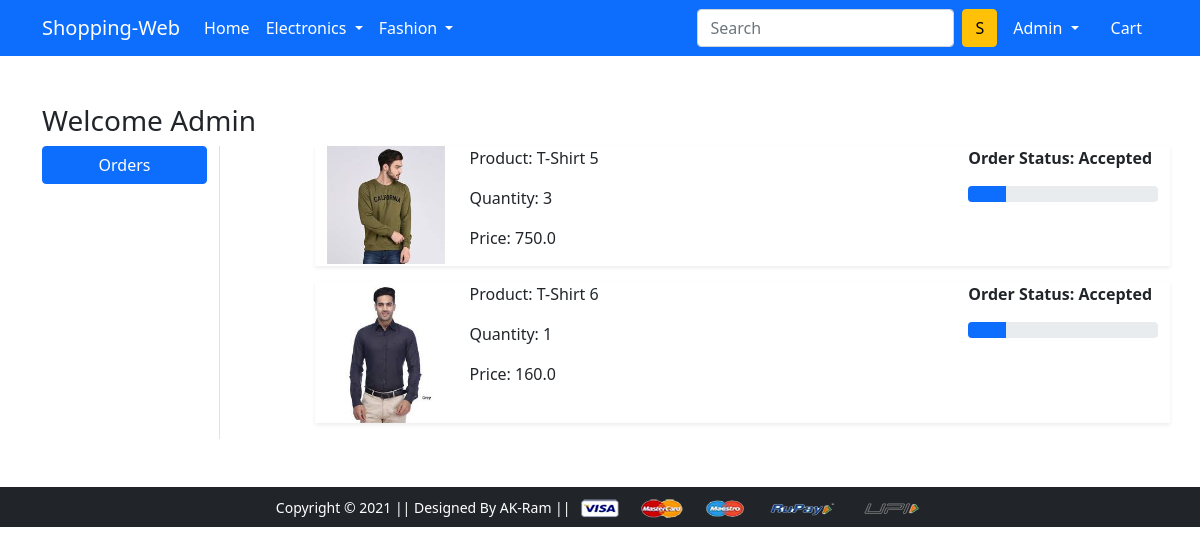
Screenshot of /orders/ (signed in) with the database file from the repository.
### app/models.py (models this page shows, shortened)
class OrderPlaced(models.Model):
	user = models.ForeignKey(User, on_delete=models.CASCADE)
	customer = models.ForeignKey(Customer, on_delete=models.CASCADE)
	product = models.ForeignKey(Product, on_delete=models.CASCADE)
	quantity = models.PositiveIntegerField(default=1)
	ordered_date = models.DateTimeField(auto_now_add=True)
	status = models.CharField(max_length=50, choices=STATUS_CHOICES,default='Pending')
	@property
	def total_cost(self):
		return self.quantity * self.product.discounted_price

class Product(models.Model):
	title = models.CharField(max_length=100)
	selling_price = models.FloatField()
	discounted_price = models.FloatField()
	description = models.TextField()
	brand = models.CharField(max_length=100)
	category = models.CharField(choices=CATEGORY_CHOICES, max_length=2)
	product_image = models.ImageField(upload_to='producting')

### app/views.py (the view)
# urls.py: path('orders/', views.orders, name='orders'),#
@login_required
def orders(request):
	op = OrderPlaced.objects.filter(user=request.user)
	return render(request, 'app/orders.html', {'order_placed':op})

### app/templates/app/orders.html (shortened to what this page needs)
{% extends 'app/base.html' %}
{% load static %}
{% block main-content %}
<div class="container my-5">
 <div class="row">
 <h3>Welcome <span class="text-capitalize">{{request.user}}</span></h3>
  <div class="col-sm-2 border-end">
   <ul class="list-unstyled">
    <li class="d-grid"><a href="{% url 'orders' %}" class="btn btn-primary">Orders</a></li>
   </ul>
  </div>
  <div class="col-sm-9 offset-sm-1">
    {% for op in order_placed %}
    <div class="row shadow-sm mb-3">
      <div class="col-sm-2">
        <img src="{{op.product.product_image.url}}" class="img-fluid" height="150" width="150">
      </div>
      <div class="col-sm-7">
        <p>Product: {{op.product.title}}</p>
        <p>Quantity: {{op.quantity}}</p>
        <p>Price: {{op.total_cost}}</p>
      </div>
      <div class="col-sm-3 fw-bold">
        <p>Order Status: {{op.status}}</p>
        {% if op.status == 'Accepted' %}
        <div class="progress">
          <div class="progress-bar" role="progressbar" style="width: 20%" aria-valuenow="20" aria-valuemin="0" aria-valuemax="100"></div>
        </div>
        {% endif %}
      </div>
    </div>
    {% endfor %}
  </div>
 </div>
</div>
{% endblock main-content %}

### app/templates/app/base.html (shortened to what this page needs)
<!doctype html>
{% load static %}
<html lang="en">
  <head>
    <link href="{% static 'app/css/bootstrap.min.css' %}" rel="stylesheet">
    <link rel="stylesheet" href="{% static 'app/css/owl.carousel.min.css' %}">
    <link rel="stylesheet" href="{% static 'app/css/all.min.css' %}">
    <link rel="stylesheet" href="{% static 'app/css/style.css' %}">
  </head>
  <body>
    <nav class="navbar navbar-expand-lg navbar-dark bg-primary">
     <div class="container">
       <a class="navbar-brand" href="/">Shopping-Web</a>
       <div class="collapse navbar-collapse" id="navbarSupportedContent">
         <ul class="navbar-nav me-auto mb-2 mb-lg-0">
           <li class="nav-item">
             <a class="nav-link active" aria-current="page" href="/">Home</a>
           </li>
           <li class="nav-item dropdown">
             <a class="nav-link dropdown-toggle text-white" href="#" id="electronicsDropdown" role="button" data-bs-toggle="dropdown" aria-expanded="false">
               Electronics
             </a>
           </li>
           <li class="nav-item dropdown">
             <a class="nav-link dropdown-toggle text-white" href="#" id="fashionDropdown" role="button" data-bs-toggle="dropdown" aria-expanded="false">
               Fashion
             </a>
           </li>
         </ul>
         <form class="d-flex">
           <input class="form-control me-2" type="search" placeholder="Search" aria-label="Search">
           <button class="btn btn-warning" type="submit">S</button>
         </form>
         <div>
          <ul class="navbar-nav me-auto mb-2 mb-lg-0">
            {% if request.user.is_authenticated %}
           <li class="nav-item dropdown mx-2">
              <a class="nav-link dropdown-toggle text-white" href="#" id="profileDropdown" role="button" data-bs-toggle="dropdown" aria-expanded="false">
                {{request.user.username|capfirst}}
              </a>
            </li>
            <li class="nav-item mx-2">
             <a href="{% url 'show_card' %}" class="nav-link text-white"> Cart </a>
            </li>
          {% endif %}
          </ul>
         </div>
       </div>
     </div>
    </nav>
    {% block main-content %} {% endblock main-content %}
    <footer class="container-fluid bg-dark text-center p-2 mt-5">
        <small class="text-white">Copyright &copy; 2021 || Designed By AK-Ram || </small>
        <img src="{% static 'app/images/payment.png' %}" alt="" srcset="" class="img-fluid" height="2px">
    </footer>
  </body>
</html>

### rows the page displays
OrderPlaced: product.product_image (picture), product "T-Shirt 5", quantity "3", total_cost "750.0", status "Accepted"
OrderPlaced: product.product_image (picture), product "T-Shirt 6", quantity "1", total_cost "160.0", status "Accepted"

### other values shown
{{ request.user.username|capfirst }} "Admin"
{{ request.user }} "Admin"
